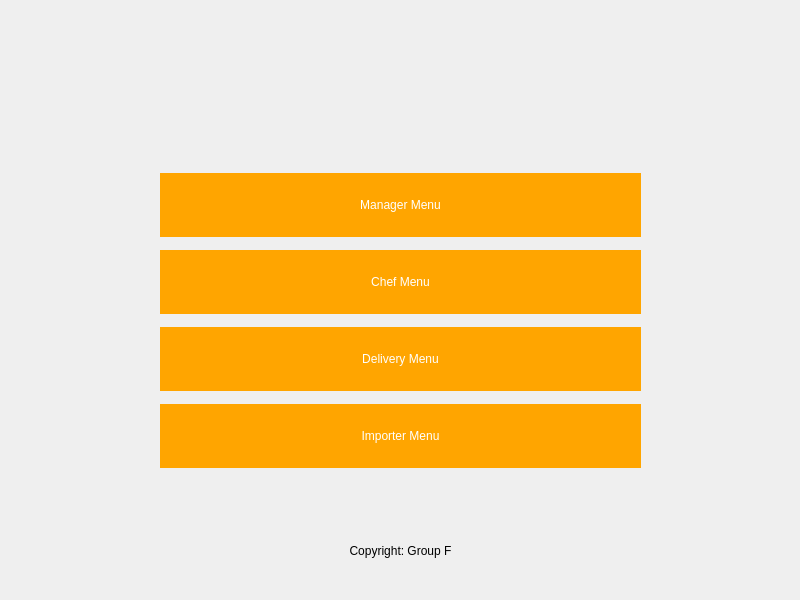
<?xml version="1.0" encoding="UTF-8"?>
<ui version="4.0">
 <class>MainWindow</class>
 <widget class="QMainWindow" name="MainWindow">
  <property name="geometry">
   <rect>
    <x>0</x>
    <y>0</y>
    <width>800</width>
    <height>600</height>
   </rect>
  </property>
  <property name="minimumSize">
   <size>
    <width>800</width>
    <height>600</height>
   </size>
  </property>
  <property name="maximumSize">
   <size>
    <width>800</width>
    <height>600</height>
   </size>
  </property>
  <property name="windowTitle">
   <string>MainWindow</string>
  </property>
  <widget class="QWidget" name="centralwidget">
   <widget class="QWidget" name="verticalLayoutWidget">
    <property name="geometry">
     <rect>
      <x>160</x>
      <y>160</y>
      <width>481</width>
      <height>321</height>
     </rect>
    </property>
    <layout class="QVBoxLayout" name="verticalLayout">
     <property name="spacing">
      <number>0</number>
     </property>
     <property name="sizeConstraint">
      <enum>QLayout::SetDefaultConstraint</enum>
     </property>
     <item>
      <widget class="QPushButton" name="manager_btn">
       <property name="styleSheet">
        <string notr="true">QPushButton {
	background-color: orange;
	color: white;
	border: 25px solid orange;
}

QPushButtonHover {
	background-color: rgb(57, 57, 57);
}</string>
       </property>
       <property name="text">
        <string>Manager Menu</string>
       </property>
      </widget>
     </item>
     <item>
      <widget class="QPushButton" name="chef_btn">
       <property name="styleSheet">
        <string notr="true">QPushButton {
	background-color: orange;
	color: white;
	border: 25px solid orange;
}

QPushButtonHover {
	background-color: rgb(57, 57, 57);
}</string>
       </property>
       <property name="text">
        <string>Chef Menu</string>
       </property>
      </widget>
     </item>
     <item>
      <widget class="QPushButton" name="delivery_btn">
       <property name="styleSheet">
        <string notr="true">QPushButton {
	background-color: orange;
	color: white;
	border: 25px solid orange;
}

QPushButtonHover {
	background-color: rgb(57, 57, 57);
}</string>
       </property>
       <property name="text">
        <string>Delivery Menu</string>
       </property>
      </widget>
     </item>
     <item>
      <widget class="QPushButton" name="importer_btn">
       <property name="styleSheet">
        <string notr="true">QPushButton {
	background-color: orange;
	color: white;
	border: 25px solid orange;
}

QPushButtonHover {
	background-color: rgb(57, 57, 57);
}</string>
       </property>
       <property name="text">
        <string>Importer Menu</string>
       </property>
      </widget>
     </item>
    </layout>
   </widget>
   <widget class="QWidget" name="verticalLayoutWidget_2">
    <property name="geometry">
     <rect>
      <x>0</x>
      <y>540</y>
      <width>801</width>
      <height>21</height>
     </rect>
    </property>
    <layout class="QVBoxLayout" name="verticalLayout_2">
     <item>
      <widget class="QLabel" name="label">
       <property name="text">
        <string>Copyright: Group F</string>
       </property>
       <property name="alignment">
        <set>Qt::AlignCenter</set>
       </property>
      </widget>
     </item>
    </layout>
   </widget>
   <widget class="QWidget" name="verticalLayoutWidget_3">
    <property name="geometry">
     <rect>
      <x>0</x>
      <y>10</y>
      <width>801</width>
      <height>130</height>
     </rect>
    </property>
    <layout class="QVBoxLayout" name="verticalLayout_3">
     <item>
      <widget class="QLabel" name="label_2">
       <property name="text">
        <string/>
       </property>
       <property name="pixmap">
        <pixmap>Images/food_lover.ico</pixmap>
       </property>
       <property name="alignment">
        <set>Qt::AlignCenter</set>
       </property>
      </widget>
     </item>
    </layout>
   </widget>
  </widget>
 </widget>
 <resources/>
 <connections/>
</ui>
